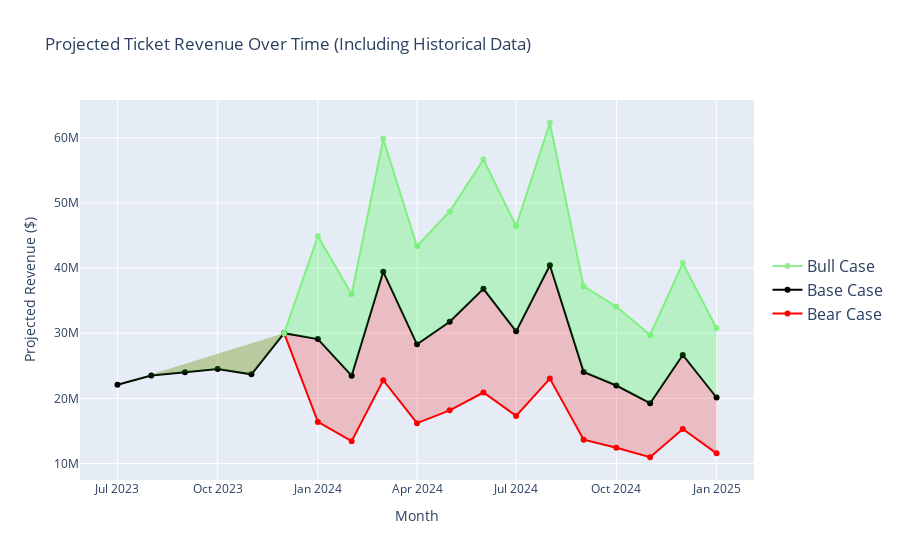

Notebook code for this chart:
### Code cell
reuploaded_df = pd.read_excel('dviz/historical_sphr_postcards_viz.xlsx')

import plotly.graph_objects as go
import pandas as pd

# Assuming 'reuploaded_df' is your DataFrame with the 'Month' and revenue columns
# Make sure 'Month' is converted to datetime if not already done
reuploaded_df['Month'] = pd.to_datetime(reuploaded_df['Month'])

fig = go.Figure()

# Bear Case in red, with shading to Base in light red
fig.add_trace(go.Scatter(x=reuploaded_df['Month'], y=reuploaded_df['Projected Ticket Revenue (Bear)'],
                         mode='lines+markers', name='Bear Case', line=dict(color='red', width=2)))
fig.add_trace(go.Scatter(x=reuploaded_df['Month'].tolist() + reuploaded_df['Month'].tolist()[::-1],
                         y=reuploaded_df['Projected Ticket Revenue (Bear)'].tolist() + reuploaded_df['Projected Ticket Revenue (Base)'].tolist()[::-1],
                         fill='toself', fillcolor='rgba(255,0,0,0.2)',
                         line=dict(color='rgba(255,255,255,0)'), showlegend=False))

# Base Case in black
fig.add_trace(go.Scatter(x=reuploaded_df['Month'], y=reuploaded_df['Projected Ticket Revenue (Base)'],
                         mode='lines+markers', name='Base Case', line=dict(color='black', width=2)))

# Bull Case in lighter shade of green, with shading to Base in light green
fig.add_trace(go.Scatter(x=reuploaded_df['Month'], y=reuploaded_df['Projected Ticket Revenue (Bull)'],
                         mode='lines+markers', name='Bull Case', line=dict(color='lightgreen', width=2)))
fig.add_trace(go.Scatter(x=reuploaded_df['Month'].tolist() + reuploaded_df['Month'].tolist()[::-1],
                         y=reuploaded_df['Projected Ticket Revenue (Base)'].tolist() + reuploaded_df['Projected Ticket Revenue (Bull)'].tolist()[::-1],
                         fill='toself', fillcolor='rgba(0,255,0,0.2)',
                         line=dict(color='rgba(255,255,255,0)'), showlegend=False))

fig.update_layout(title='Projected Ticket Revenue Over Time (Including Historical Data)',
                  xaxis_title='Month', yaxis_title='Projected Revenue ($)',
                  legend=dict(y=0.5, traceorder='reversed', font_size=16))

# Note: Execute this in your local environment where Plotly can render
fig.show()

### Figure 1 — Plotly figure (JSON) as saved in the notebook; plotly's stock layout.template omitted (floating-point values rounded to 4 significant figures)
{"data": [{"line": {"color": "red", "width": 2}, "mode": "lines+markers", "name": "Bear Case", "type": "scatter", "x": ["2023-07-01T00:00:00", "2023-08-01T00:00:00", "2023-09-01T00:00:00", "2023-10-01T00:00:00", "2023-11-01T00:00:00", "2023-12-01T00:00:00", "2024-01-01T00:00:00", "2024-02-01T00:00:00", "2024-03-01T00:00:00", "2024-04-01T00:00:00", "2024-05-01T00:00:00", "2024-06-01T00:00:00", "2024-07-01T00:00:00", "2024-08-01T00:00:00", "2024-09-01T00:00:00", "2024-10-01T00:00:00", "2024-11-01T00:00:00", "2024-12-01T00:00:00", "2025-01-01T00:00:00"], "y": [null, null, null, null, null, 30014700, 16400000.0, 13430000.0, 22790000.0, 16200000.0, 18160000.0, 20910000.0, 17310000.0, 23040000.0, 13670000.0, 12420000.0, 10970000.0, 15300000.0, 11570000.0]}, {"fill": "toself", "fillcolor": "rgba(255,0,0,0.2)", "line": {"color": "rgba(255,255,255,0)"}, "showlegend": false, "type": "scatter", "x": ["2023-07-01T00:00:00", "2023-08-01T00:00:00", "2023-09-01T00:00:00", "2023-10-01T00:00:00", "2023-11-01T00:00:00", "2023-12-01T00:00:00", "2024-01-01T00:00:00", "2024-02-01T00:00:00", "2024-03-01T00:00:00", "2024-04-01T00:00:00", "2024-05-01T00:00:00", "2024-06-01T00:00:00", "2024-07-01T00:00:00", "2024-08-01T00:00:00", "2024-09-01T00:00:00", "2024-10-01T00:00:00", "2024-11-01T00:00:00", "2024-12-01T00:00:00", "2025-01-01T00:00:00", "2025-01-01T00:00:00", "2024-12-01T00:00:00", "2024-11-01T00:00:00", "2024-10-01T00:00:00", "2024-09-01T00:00:00", "2024-08-01T00:00:00", "2024-07-01T00:00:00", "2024-06-01T00:00:00", "2024-05-01T00:00:00", "2024-04-01T00:00:00", "2024-03-01T00:00:00", "2024-02-01T00:00:00", "2024-01-01T00:00:00", "2023-12-01T00:00:00", "2023-11-01T00:00:00", "2023-10-01T00:00:00", "2023-09-01T00:00:00", "2023-08-01T00:00:00", "2023-07-01T00:00:00"], "y": [null, null, null, null, null, 30014700, 16400000.0, 13430000.0, 22790000.0, 16200000.0, 18160000.0, 20910000.0, 17310000.0, 23040000.0, 13670000.0, 12420000.0, 10970000.0, 15300000.0, 11570000.0, 20140000.0, 26660000.0, 19260000.0, 21980000.0, 24070000.0, 40430000.0, 30290000.0, 36820000.0, 31770000.0, 28300000.0, 39450000.0, 23490000.0, 29110000.0, 30014700, 23700360, 24499940, 24000000, 23499940, 22099940]}, {"line": {"color": "black", "width": 2}, "mode": "lines+markers", "name": "Base Case", "type": "scatter", "x": ["2023-07-01T00:00:00", "2023-08-01T00:00:00", "2023-09-01T00:00:00", "2023-10-01T00:00:00", "2023-11-01T00:00:00", "2023-12-01T00:00:00", "2024-01-01T00:00:00", "2024-02-01T00:00:00", "2024-03-01T00:00:00", "2024-04-01T00:00:00", "2024-05-01T00:00:00", "2024-06-01T00:00:00", "2024-07-01T00:00:00", "2024-08-01T00:00:00", "2024-09-01T00:00:00", "2024-10-01T00:00:00", "2024-11-01T00:00:00", "2024-12-01T00:00:00", "2025-01-01T00:00:00"], "y": [22099940, 23499940, 24000000, 24499940, 23700360, 30014700, 29110000.0, 23490000.0, 39450000.0, 28300000.0, 31770000.0, 36820000.0, 30290000.0, 40430000.0, 24070000.0, 21980000.0, 19260000.0, 26660000.0, 20140000.0]}, {"line": {"color": "lightgreen", "width": 2}, "mode": "lines+markers", "name": "Bull Case", "type": "scatter", "x": ["2023-07-01T00:00:00", "2023-08-01T00:00:00", "2023-09-01T00:00:00", "2023-10-01T00:00:00", "2023-11-01T00:00:00", "2023-12-01T00:00:00", "2024-01-01T00:00:00", "2024-02-01T00:00:00", "2024-03-01T00:00:00", "2024-04-01T00:00:00", "2024-05-01T00:00:00", "2024-06-01T00:00:00", "2024-07-01T00:00:00", "2024-08-01T00:00:00", "2024-09-01T00:00:00", "2024-10-01T00:00:00", "2024-11-01T00:00:00", "2024-12-01T00:00:00", "2025-01-01T00:00:00"], "y": [null, null, null, null, null, 30014700, 44930000.0, 36010000.0, 59860000.0, 43380000.0, 48690000.0, 56690000.0, 46480000.0, 62310000.0, 37220000.0, 34110000.0, 29750000.0, 40780000.0, 30790000.0]}, {"fill": "toself", "fillcolor": "rgba(0,255,0,0.2)", "line": {"color": "rgba(255,255,255,0)"}, "showlegend": false, "type": "scatter", "x": ["2023-07-01T00:00:00", "2023-08-01T00:00:00", "2023-09-01T00:00:00", "2023-10-01T00:00:00", "2023-11-01T00:00:00", "2023-12-01T00:00:00", "2024-01-01T00:00:00", "2024-02-01T00:00:00", "2024-03-01T00:00:00", "2024-04-01T00:00:00", "2024-05-01T00:00:00", "2024-06-01T00:00:00", "2024-07-01T00:00:00", "2024-08-01T00:00:00", "2024-09-01T00:00:00", "2024-10-01T00:00:00", "2024-11-01T00:00:00", "2024-12-01T00:00:00", "2025-01-01T00:00:00", "2025-01-01T00:00:00", "2024-12-01T00:00:00", "2024-11-01T00:00:00", "2024-10-01T00:00:00", "2024-09-01T00:00:00", "2024-08-01T00:00:00", "2024-07-01T00:00:00", "2024-06-01T00:00:00", "2024-05-01T00:00:00", "2024-04-01T00:00:00", "2024-03-01T00:00:00", "2024-02-01T00:00:00", "2024-01-01T00:00:00", "2023-12-01T00:00:00", "2023-11-01T00:00:00", "2023-10-01T00:00:00", "2023-09-01T00:00:00", "2023-08-01T00:00:00", "2023-07-01T00:00:00"], "y": [22099940, 23499940, 24000000, 24499940, 23700360, 30014700, 29110000.0, 23490000.0, 39450000.0, 28300000.0, 31770000.0, 36820000.0, 30290000.0, 40430000.0, 24070000.0, 21980000.0, 19260000.0, 26660000.0, 20140000.0, 30790000.0, 40780000.0, 29750000.0, 34110000.0, 37220000.0, 62310000.0, 46480000.0, 56690000.0, 48690000.0, 43380000.0, 59860000.0, 36010000.0, 44930000.0, 30014700, null, null, null, null, null]}], "layout": {"legend": {"font": {"size": 16}, "traceorder": "reversed", "y": 0.5}, "title": {"text": "Projected Ticket Revenue Over Time (Including Historical Data)"}, "xaxis": {"title": {"text": "Month"}}, "yaxis": {"title": {"text": "Projected Revenue ($)"}}}}
